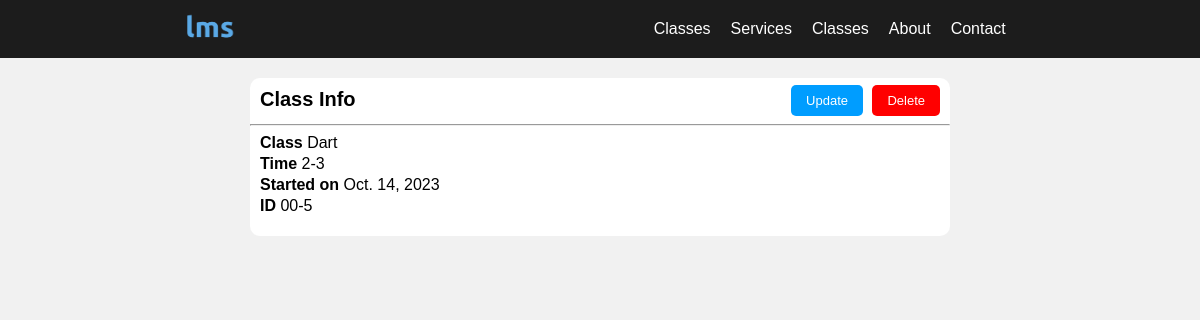
Page /detail/5 on the earlier database version.
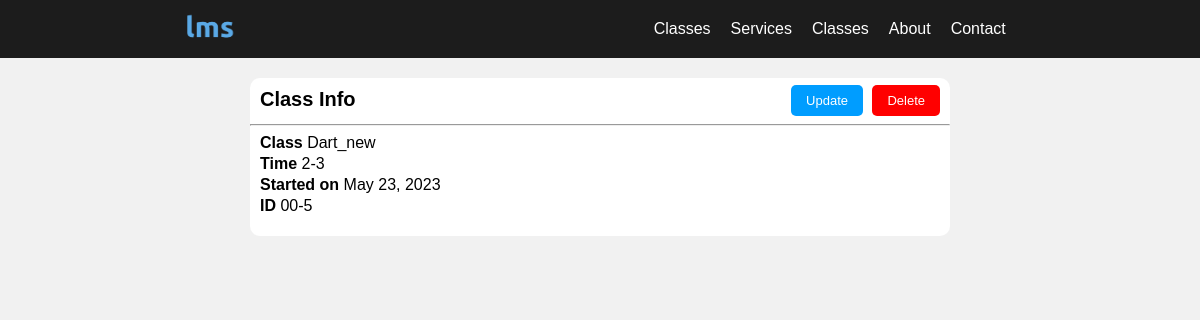
Same page on the later database version.
### lms_app/models.py (models this page shows)
class Cls(models.Model):
    name = models.CharField(max_length=45)
    time = models.CharField(max_length=45)
    started_date = models.DateField()
    def __str__(self):
        return self.name

### lms_app/views.py (the view)
# urls.py: path('detail/<int:class_id>', views.detail,name='detail'),
def detail(request,class_id):
    cls_id = Cls.objects.get(id=class_id)
    context = {'class_id':cls_id}
    return render(request,'lms_app/detail.html',context)

### lms_app/templates/lms_app/detail.html (shortened to what this page needs)
{% load static %}
<!DOCTYPE html>
<html lang="en">
    <head>
        <link rel="stylesheet" href="{% static 'css/classes.css' %}">
    </head>
    <body>
        {% include 'partials/_nav.html' %}
        <div id="container">
            <div id="info">
                <div class="header">
                    <h2>Class Info</h2>
                    <div class="btn">
                        <a href="{% url 'update' class_id.id %}" id="update">Update</a>
                        <a href="{% url 'delete' class_id.id %}" id="delete">Delete</a>
                    </div>
                </div>
                <hr>
                <div id="clsInfo">
                    <p><b>Class</b>  {{class_id.name}}</p>
                    <p><b>Time</b>  {{class_id.time}}</p>
                    <p><b>Started on</b>  {{class_id.started_date}}</p>
                    <p><b>ID</b>  00-{{class_id.id}}</p>
                </div>
                <br>
    </div>
</body>
</html>

Differences in the rows shown:
changed Cls id 5: name "Dart" → "Dart_new"; started_date "Oct. 14, 2023" → "May 23, 2023"
